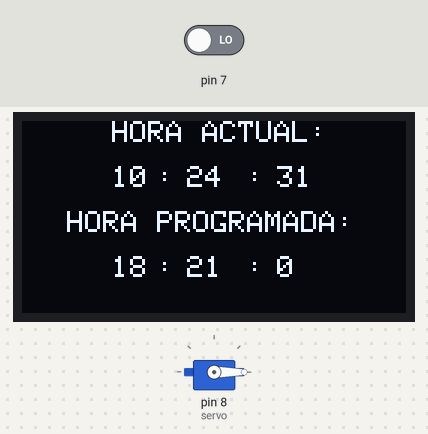
Recording of a sketch running on a simulated Arduino Uno, built with avr-gcc and run on an emulated ATmega328P. On the bench: 128×64 one-colour display, servo. Inputs (shaded band) come from the test bench; at power-on: pin 7 LOW. The local clock reads 2024-03-15 10:24:30 at power-on unless the sketch sets it.

Above: at 1.2 s.
1.3 s: pin 7 driven HIGH
At 2.3 s:
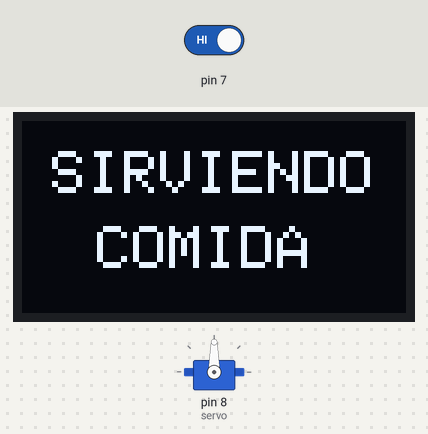
4.3 s: pin 7 driven LOW
At 5.8 s:
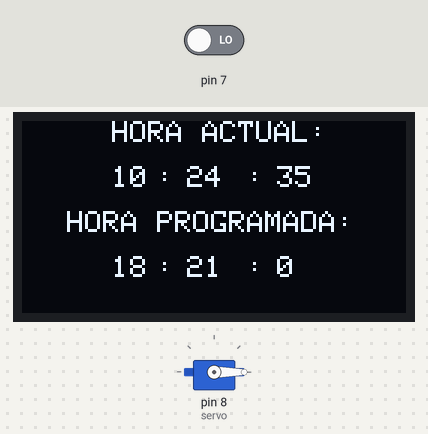
Timing chart, 0 to 7.3 s (numbered marks = the images above; inputs shaded):
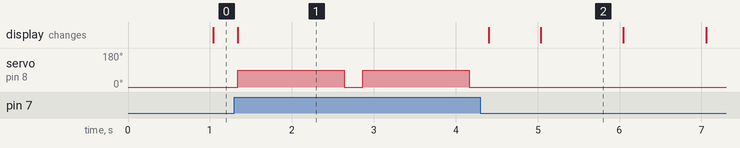

Measured:
- after the input at 1.3 s, servo on pin 8 (servo): alternates 90° for 1.3 s and 0° for 0.23 s, starting at once; the display: changes at once (image 1)
- after the input at 4.3 s, servo on pin 8 (servo): stops changing and stays 0°; the display: first changes after 0.10 s (image 2 shows a later state)

The sketch:

hrsAlimentacionMascotas.ino
```cpp
#include <RTClib.h>
#include <Adafruit_SH1106.h>
#include <Servo.h>


#define OLED_RESET 4
Adafruit_SH1106 display(OLED_RESET);
RTC_DS3231 RTC; // objeto del modulo RTC
Servo servo;


int hora = 18;
int minuto = 21;
int segundo = 00;


void setup() {

Serial.begin(9600);
RTC.begin();
display.begin(SH1106_SWITCHCAPVCC, 0x3C);
servo.attach(8);
servo.write(0);

//RTC.adjust(DateTime(__DATE__,__TIME__));

}

void loop() {


display.clearDisplay();
DateTime now = RTC.now();


if((hora == now.hour() && minuto == now.minute() && segundo == now.second()) || digitalRead(7) == 1){

display.setRotation(0);
display.setCursor(10,10);
display.setTextColor(WHITE);
display.setTextSize(2);
display.println("SIRVIENDO");

display.setRotation(0);
display.setCursor(25,35);
display.setTextColor(WHITE);
display.setTextSize(2);
display.println("COMIDA");
display.display();

servo.write(90);
delay(1300);
servo.write(0);
delay(200);


}

else{
servo.write(0);

display.clearDisplay();
display.setRotation(0);
display.setCursor(30,0);
display.setTextColor(WHITE);
display.setTextSize(1);
display.println("HORA ACTUAL:");


display.setRotation(0);
display.setCursor(30,15);
display.setTextColor(WHITE);
display.setTextSize(1);
display.println(now.hour());

display.setRotation(0);
display.setCursor(45,15);
display.setTextColor(WHITE);
display.setTextSize(1);
display.println(":");


display.setRotation(0);
display.setCursor(55,15);
display.setTextColor(WHITE);
display.setTextSize(1);
display.println(now.minute());


display.setRotation(0);
display.setCursor(75,15);
display.setTextColor(WHITE);
display.setTextSize(1);
display.println(":");

display.setRotation(0);
display.setCursor(85,15);
display.setTextColor(WHITE);
display.setTextSize(1);
display.println(now.second());


display.setRotation(0);
display.setCursor(15,30);
display.setTextColor(WHITE);
display.setTextSize(1);
display.println("HORA PROGRAMADA:");


display.setRotation(0);
display.setCursor(30,45);
display.setTextColor(WHITE);
display.setTextSize(1);
display.println(hora);

display.setRotation(0);
display.setCursor(45,45);
display.setTextColor(WHITE);
display.setTextSize(1);
display.println(":");


display.setRotation(0);
display.setCursor(55,45);
display.setTextColor(WHITE);
display.setTextSize(1);
display.println(minuto);


display.setRotation(0);
display.setCursor(75,45);
display.setTextColor(WHITE);
display.setTextSize(1);
display.println(":");

display.setRotation(0);
display.setCursor(85,45);
display.setTextColor(WHITE);
display.setTextSize(1);
display.println(segundo);

display.display();
}


}
```
